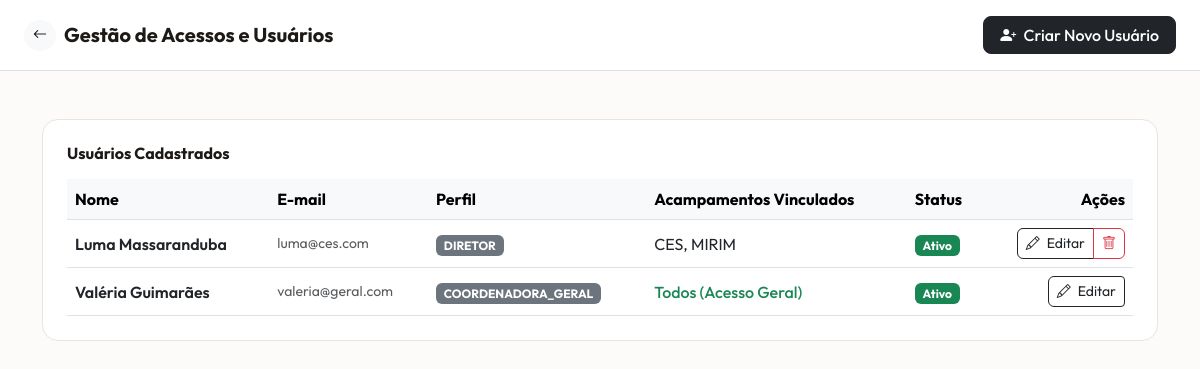
Screenshot of /gestao-acessos.php (signed in) with the database file from the repository.
### tables this page shows
CREATE TABLE `usuarios` (
  `id` int(11) NOT NULL,
  `nome` varchar(100) NOT NULL,
  `email` varchar(120) NOT NULL,
  `senha` varchar(255) NOT NULL,
  `perfil` enum('COORDENADORA_GERAL','COORDENADOR','DIRETOR') DEFAULT 'COORDENADOR',
  `modalidade_id` int(11) DEFAULT NULL,
  `ativo` tinyint(1) DEFAULT 1,
  `criado_em` timestamp NOT NULL DEFAULT current_timestamp()
);

### gestao-acessos.php (the view, shortened to what this page needs)
<?php
require_once 'config/database.php';
$query_usuarios = "
    SELECT u.*, GROUP_CONCAT(m.nome SEPARATOR ', ') as modalidades_nomes,
           GROUP_CONCAT(m.id SEPARATOR ',') as modalidades_ids
    FROM usuarios u
    LEFT JOIN usuario_modalidade um ON u.id = um.usuario_id
    LEFT JOIN modalidades m ON um.modalidade_id = m.id
    GROUP BY u.id
    ORDER BY u.id DESC";
$usuarios = $conn->query($query_usuarios);
?>
<!DOCTYPE html>
<html lang="pt-br">
<head>
    <link href="https://cdn.jsdelivr.net/npm/bootstrap@5.3.0/dist/css/bootstrap.min.css" rel="stylesheet">
    <link rel="stylesheet" href="https://cdn.jsdelivr.net/npm/bootstrap-icons@1.11.0/font/bootstrap-icons.css">
</head>
<body>
    <header class="bg-white border-bottom py-3 px-4 d-flex align-items-center justify-content-between">
        <div class="d-flex align-items-center gap-2">
            <a href="dashboard-geral.php" class="btn btn-sm btn-light rounded-circle"><i class="bi bi-arrow-left"></i></a>
            <h5 class="fw-bold m-0">Gestão de Acessos e Usuários</h5>
        </div>
        <button class="btn btn-dark rounded-3 px-3 fw-medium" data-bs-toggle="modal" data-bs-target="#modalNovoUsuario">
            <i class="bi bi-person-plus-fill me-1"></i> Criar Novo Usuário
        </button>
    </header>
    <main class="container py-5">
        <div class="card-custom">
            <h6 class="fw-bold mb-3">Usuários Cadastrados</h6>
            <div class="table-responsive">
                <table class="table table-hover align-middle m-0">
                    <thead class="table-light">
                        <tr>
                            <th>Nome</th>
                            <th>E-mail</th>
                            <th>Perfil</th>
                            <th>Acampamentos Vinculados</th>
                            <th>Status</th>
                            <th class="text-end">Ações</th>
                        </tr>
                    </thead>
                    <tbody>
                        <?php if ($usuarios && $usuarios->num_rows > 0): ?>
                            <?php while ($u = $usuarios->fetch_assoc()): ?>
                                <tr>
                                    <td class="fw-semibold"><?= htmlspecialchars($u['nome']) ?></td>
                                    <td class="text-muted small"><?= htmlspecialchars($u['email']) ?></td>
                                    <td><span class="badge bg-secondary"><?= htmlspecialchars($u['perfil']) ?></span></td>
                                    <td>
                                        <?php if ($u['perfil'] === 'COORDENADORA_GERAL'): ?>
                                            <span class="text-success fw-medium">Todos (Acesso Geral)</span>
                                        <?php else: ?>
                                            <?= !empty($u['modalidades_nomes']) ? htmlspecialchars($u['modalidades_nomes']) : '<span class="text-muted">Nenhum</span>' ?>
                                        <?php endif; ?>
                                    </td>
                                    <td>
                                        <span class="badge <?= ($u['ativo'] ?? 1) ? 'bg-success' : 'bg-danger' ?>">
                                            <?= ($u['ativo'] ?? 1) ? 'Ativo' : 'Inativo' ?>
                                        </span>
                                    </td>
                                    <td class="text-end">
                                        <div class="btn-group">
                                            <button type="button"
                                                    class="btn btn-sm btn-outline-dark rounded-start-2 btn-editar"
                                                    data-id="<?= $u['id'] ?>"
                                                    data-nome="<?= htmlspecialchars($u['nome']) ?>"
                                                    data-email="<?= htmlspecialchars($u['email']) ?>"
                                                    data-perfil="<?= htmlspecialchars($u['perfil']) ?>"
                                                    data-modalidades="<?= $u['modalidades_ids'] ?? '' ?>"
                                                    data-ativo="<?= $u['ativo'] ?? 1 ?>"
                                                    data-bs-toggle="modal"
                                                    data-bs-target="#modalEditarUsuario">
                                                <i class="bi bi-pencil me-1"></i> Editar
                                            </button>
                                            <?php if ((int)$u['id'] !== (int)$_SESSION['usuario_id']): ?>
                                                <button type="button"
                                                        class="btn btn-sm btn-outline-danger rounded-end-2 btn-excluir"
                                                        data-id="<?= $u['id'] ?>"
                                                        data-nome="<?= htmlspecialchars($u['nome']) ?>"
                                                        data-bs-toggle="modal"
                                                        data-bs-target="#modalExcluirUsuario">
                                                    <i class="bi bi-trash"></i>
                                                </button>
                                            <?php endif; ?>
                                        </div>
                                    </td>
                                </tr>
                            <?php endwhile; ?>
                        <?php endif; ?>
                    </tbody>
                </table>
            </div>
        </div>
    </main>
</body>
</html>

### gestao-acessos.php (style rules this page uses)
body { font-family: 'Outfit', sans-serif; background-color: #fcfbf9; color: #1c1917; }
.card-custom { background: #ffffff; border: 1px solid #e7e5e4; border-radius: 16px; padding: 24px; }

### rows the page displays
usuarios: nome "Luma Massaranduba", email "luma@ces.com", perfil "DIRETOR", modalidades_nomes "CES, MIRIM", ativo "Ativo"
usuarios: nome "Valéria Guimarães", email "valeria@geral.com", perfil "COORDENADORA_GERAL", shows "Todos (Acesso Geral)", ativo "Ativo"
